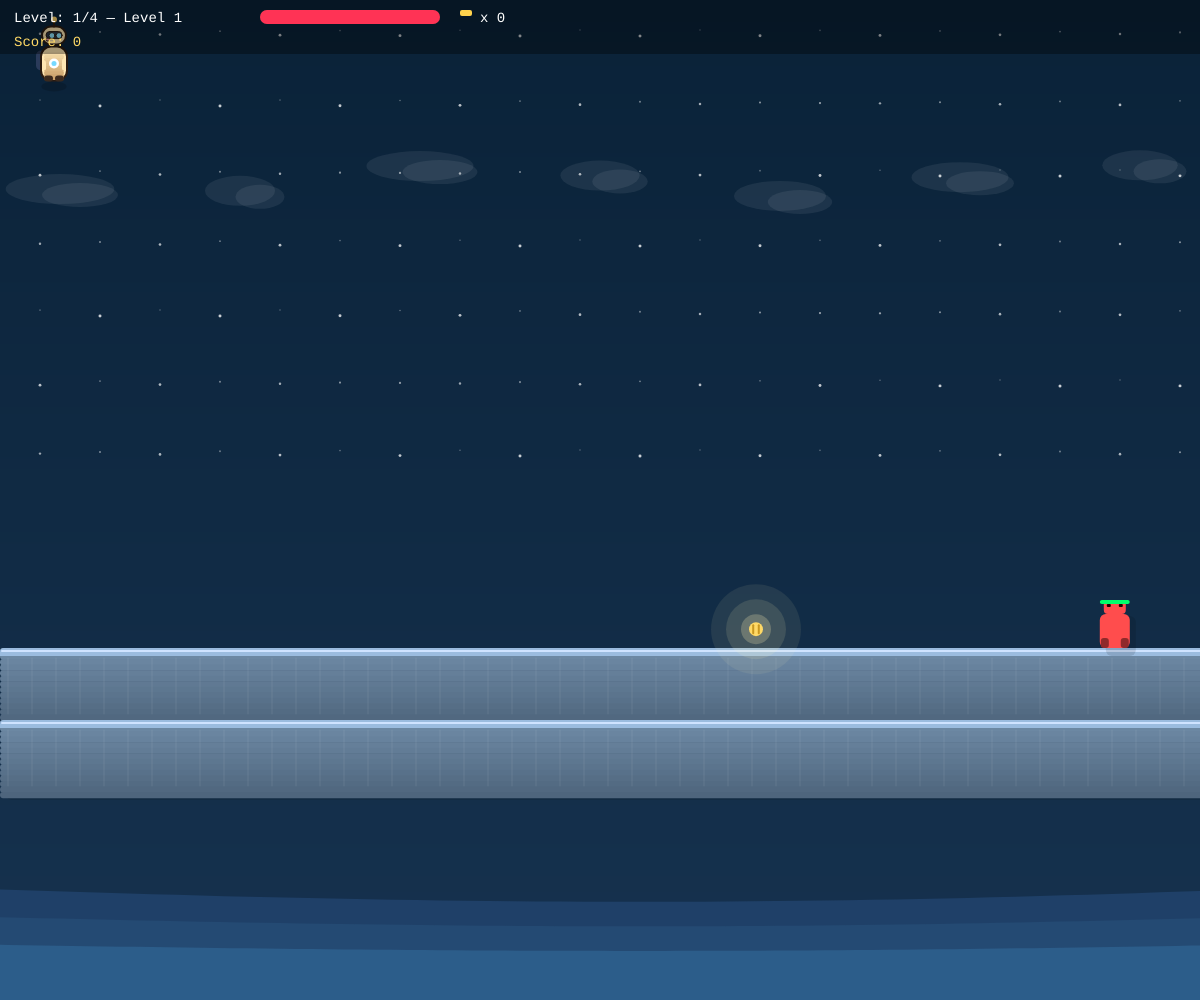
Frame 1 (no input)
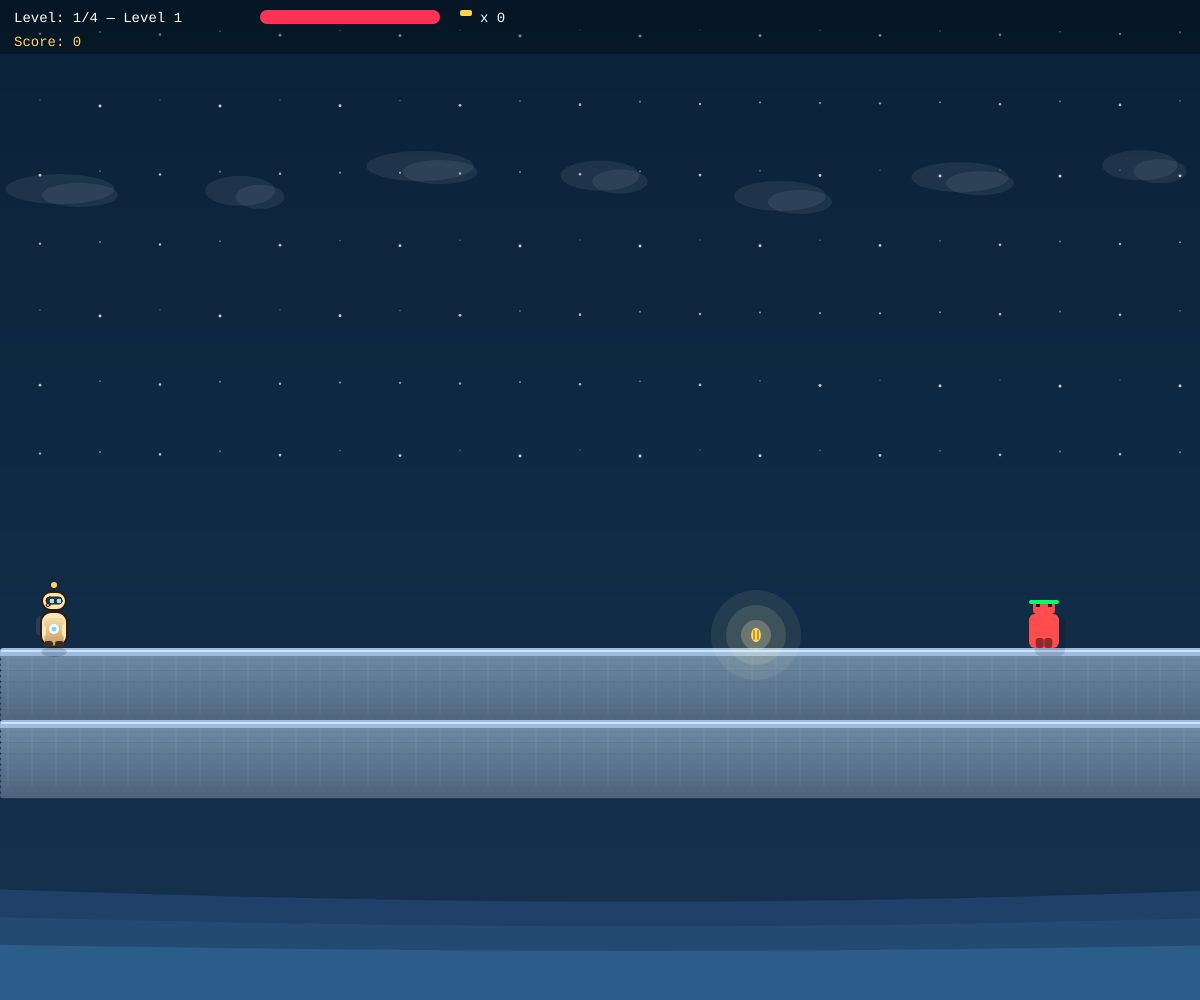
Frame 60 (no input)
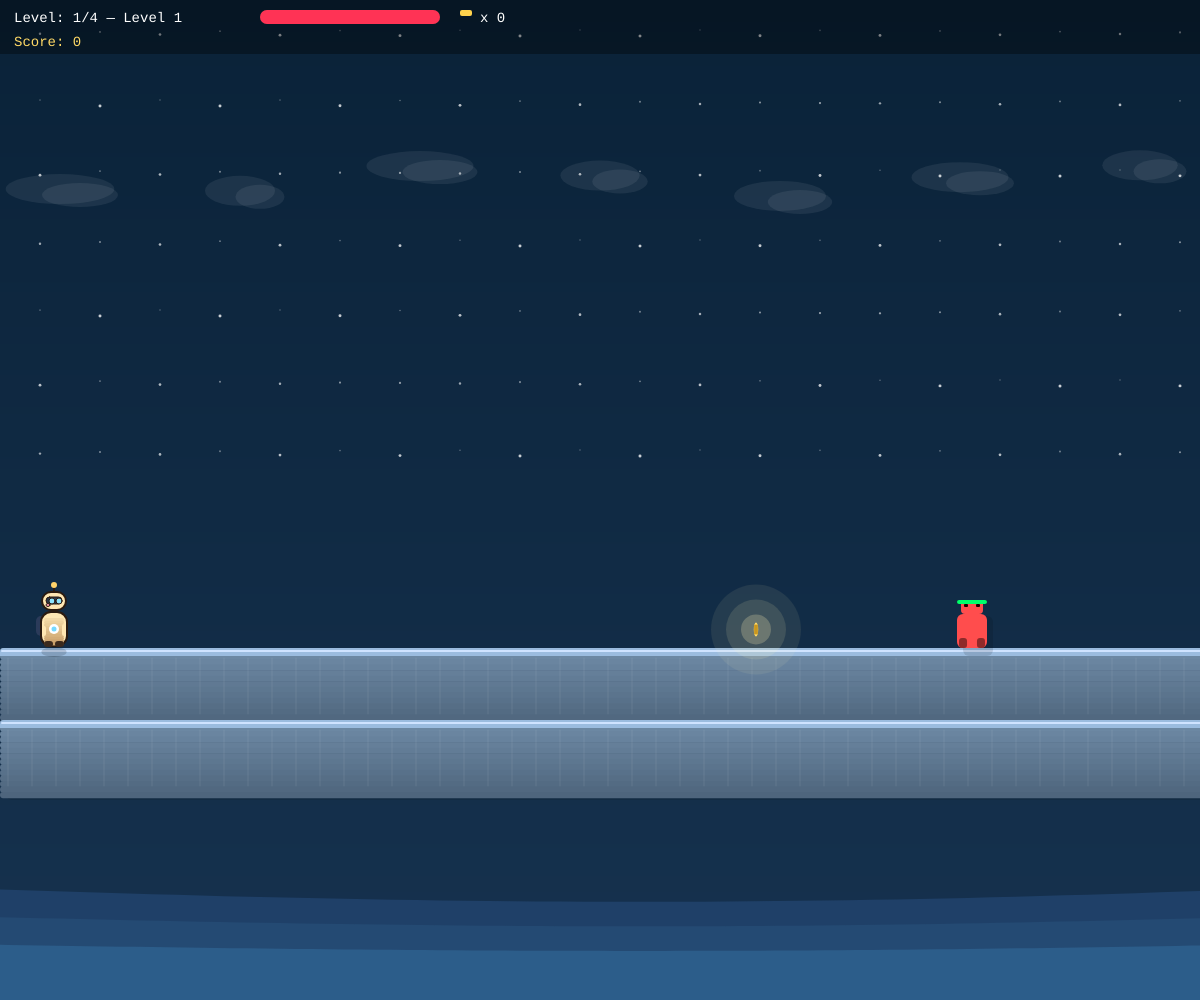
Frame 120 (the mouse pressed at the canvas centre since frame 60)

The p5.js sketch that drew these frames (run headless with seeded random() and noise() and a simulated clock; from frame 60 on, the mouse is pressed at the canvas centre):

// p5.js sketch
// ── sketch.js
/* ===========================================================
   GODS-LIKE PLATFORMER — ASCII LEVELS (Single File)
   - High-detail graphics drawn in code
   - Axis-based accurate collision
   - ASCII level authoring with auto-snapping for items/doors
   - Contact damage from enemies with i-frames
   - Fullscreen on mouse press + responsive resizing
   UK spelling in comments.
   =========================================================== */

/* =========================
   GLOBALS & CONFIG
   ========================= */
let TILE = 40;

// Start modest, then go fullscreen on first click
let CANVAS_W, CANVAS_H;

let WORLD = {
  gravity: 0.55,
  maxFallSpeed: 16,
  jumpStrength: 15,
  runAccel: 0.6,
  runDeccel: 0.75,
  runSpeed: 3.6,
  airControl: 0.5,
  frictionGround: 0.82,
  frictionAir: 0.98,
  coyoteFrames: 8,
  jumpBufferFrames: 8,
  cameraX: 0,
  cameraEase: 0.15,
  debug: false,

  // world state
  platforms: [],
  enemies: [],
  items: [],
  doors: [],
  tubes: [],
  bullets: [],
  enemyBullets: [],
  particles: [],

  player: null,
  currentLevel: 0,
  levelLength: 2000,
  score: 0,
  validationMessages: []
};

// Palette
const PAL = {
  sky1: '#0a2238',
  sky2: '#16324f',
  bgHill: '#1f4068',
  bgMid: '#244a73',
  bgNear: '#2c5d8a',

  platTop: '#9bbcdf',
  platSide: '#6f8ba6',
  platEdge: '#cfe3ff',

  playerMain: '#ffe7b3',
  playerShade: '#d9c08e',
  playerOutline: '#2b1b10',
  playerAccent: '#ffb84d',

  enemyRed: '#ff4d4d',
  enemyDark: '#8f2a2a',
  enemyGlow: '#ff8080',

  keyGold: '#ffd24d',
  keyGlow: '#fff0a6',
  healthGreen: '#6ee16e',
  coinGold: '#ffd966',
  coinEdge: '#c99720',
  coinGlow: '#fff2b5',
  powerBlue: '#61d7ff',
  powerPurple: '#b18bff',
  tubeGreen: '#3be37a',

  bullet: '#ffe55e',
  muzzle: '#fff7a8'
};

const EPS = 0.001;

/* =========================
   UTILS
   ========================= */
function clamp(v, a, b) { return Math.max(a, Math.min(b, v)); }
function aabbOverlap(a, b) {
  return !(a.x + a.w <= b.x || a.x >= b.x + b.w || a.y + a.h <= b.y || a.y >= b.y + b.h);
}
function finite(n) { return Number.isFinite(n); }
function guardEntity(e) {
  if (!e) return false;
  if (!finite(e.x) || !finite(e.y)) return false;
  if (e.y > 1e7 || e.y < -1e7 || e.x < -1e7 || e.x > 1e9) return false;
  return true;
}

/* =========================================================
   COLLISION: Robust axis-based resolution
   ========================================================= */
function moveAxisX(ent, dx, solids) {
  if (dx === 0) return;
  let move = dx;

  if (dx > 0) {
    for (let s of solids) {
      if (!((ent.y + ent.h > s.y) && (ent.y < s.y + s.h))) continue;
      if (ent.x + ent.w <= s.x) {
        if (ent.x + ent.w + dx > s.x) {
          const allowed = s.x - (ent.x + ent.w) - EPS;
          move = Math.min(move, allowed);
        }
      }
    }
  } else {
    for (let s of solids) {
      if (!((ent.y + ent.h > s.y) && (ent.y < s.y + s.h))) continue;
      if (ent.x >= s.x + s.w) {
        if (ent.x + dx < s.x + s.w) {
          const allowed = (s.x + s.w) - ent.x + EPS; // negative or ~0
          move = Math.max(move, allowed);
        }
      }
    }
  }

  ent.x += move;
  if (move !== dx) ent.vx = 0;
}

function moveAxisY(ent, dy, solids) {
  if (dy === 0) return { collidedDown: false };
  let move = dy;
  let collidedDown = false;

  if (dy > 0) {
    for (let s of solids) {
      if (!((ent.x + ent.w > s.x) && (ent.x < s.x + s.w))) continue;
      if (ent.y + ent.h <= s.y) {
        if (ent.y + ent.h + dy > s.y) {
          const allowed = s.y - (ent.y + ent.h) - EPS;
          if (allowed < move) {
            move = allowed;
            collidedDown = true;
          }
        }
      }
    }
  } else {
    for (let s of solids) {
      if (!((ent.x + ent.w > s.x) && (ent.x < s.x + s.w))) continue;
      if (ent.y >= s.y + s.h) {
        if (ent.y + dy < s.y + s.h) {
          const allowed = (s.y + s.h) - ent.y + EPS;
          move = Math.max(move, allowed);
        }
      }
    }
  }

  ent.y += move;
  if (move !== dy) ent.vy = 0;
  return { collidedDown };
}

function moveWithCollisions(ent, dx, dy, solids) {
  moveAxisX(ent, dx, solids);
  return moveAxisY(ent, dy, solids);
}

/* =========================
   RENDER HELPERS
   ========================= */
function drawShadow(x, y, w, h, alpha = 48, rx = 6) {
  noStroke();
  fill(0, 0, 0, alpha);
  rect(x + 6, y + 8, w, h, rx);
}
function drawVerticalGradient(x, y, w, h, cTop, cBottom, steps = 24, radius = 6) {
  noStroke();
  for (let i = 0; i < steps; i++) {
    const t = i / (steps - 1);
    fill(lerpColor(color(cTop), color(cBottom), t));
    let iy = y + t * h;
    rect(x, iy, w, h / steps + 1, radius);
  }
}
function drawOutlineRect(x, y, w, h, fillCol, strokeCol = '#000', weight = 2, r = 6) {
  stroke(strokeCol);
  strokeWeight(weight);
  fill(fillCol);
  rect(x, y, w, h, r);
  strokeWeight(1);
}
function drawGlow(x, y, r, col, alpha = 90) {
  noStroke();
  const c = color(col);
  for (let i = 3; i >= 1; i--) {
    const rr = r * i;
    c.setAlpha(alpha / (i * 1.5));
    fill(c);
    ellipse(x, y, rr, rr);
  }
}

function spawnPowerup(x, y) {
  const subtype = random() < 0.5 ? 'haste' : 'power';
  WORLD.items.push(new Item('power', x - 10, y - 10, subtype));
}

function spawnCoin(x, y) {
  WORLD.items.push(new Item('coin', x - 10, y - 10));
}

/* =========================
   BASE CLASSES
   ========================= */
class Entity {
  constructor(x, y, w, h) {
    this.x = x; this.y = y; this.w = w; this.h = h;
    this.vx = 0; this.vy = 0;
    this.remove = false;
  }
  get rect() { return { x: this.x, y: this.y, w: this.w, h: this.h }; }
  update() {}
  draw() {}
}

class Platform extends Entity {
  constructor(x, y, w, h) { super(x, y, w, h); }
  draw() {
    const topH = 8;
    drawShadow(this.x, this.y, this.w, this.h, 24, 6);
    drawVerticalGradient(this.x, this.y, this.w, this.h, PAL.platSide, '#4e657d', 14, 6);
    noStroke();
    fill(PAL.platTop);
    rect(this.x, this.y, this.w, topH, 6, 6, 0, 0);
    stroke(PAL.platEdge);
    strokeWeight(2);
    line(this.x + 2, this.y + 3, this.x + this.w - 2, this.y + 3);
    strokeWeight(1);
    stroke(255, 255, 255, 22);
    for (let i = 8; i < this.w; i += 24) line(this.x + i, this.y + 10, this.x + i, this.y + this.h - 6);
    noStroke();
  }
}

class Particle extends Entity {
  constructor(x, y, vx, vy, life, col, size = 4) {
    super(x, y, size, size);
    this.vx = vx; this.vy = vy;
    this.life = life; this.maxLife = life;
    this.col = col;
  }
  update() {
    this.x += this.vx;
    this.y += this.vy;
    this.vy += 0.15;
    this.life--;
    if (this.life <= 0) this.remove = true;
  }
  draw() {
    const t = this.life / this.maxLife;
    const c = color(this.col);
    c.setAlpha(40 + 140 * t);
    noStroke(); fill(c);
    ellipse(this.x, this.y, this.w * (0.8 + 0.4 * t), this.h * (0.8 + 0.4 * t));
  }
}

/* =========================
   ITEMS & DOORS
   ========================= */
class Item extends Entity {
  constructor(type, x, y, subtype = null) {
    super(x, y, 20, 20);
    this.type = type;
    this.subtype = subtype;
    this.phase = random(0, TWO_PI);
  }
  draw() {
    const bob = sin(frameCount * 0.06 + this.phase) * 3;
    const cx = this.x + this.w / 2, cy = this.y + this.h / 2 + bob;
    if (this.type === 'key') {
      drawGlow(cx, cy, 38, PAL.keyGlow, 110);
      stroke('#7a5600'); strokeWeight(3);
      fill(PAL.keyGold);
      rect(this.x + 6, this.y + 8 + bob, 8, 4, 2);
      ellipse(this.x + 14, this.y + 10 + bob, 10, 10);
      rect(this.x + 2, this.y + 9 + bob, 6, 2, 1);
      strokeWeight(1);
    } else if (this.type === 'health') {
      drawGlow(cx, cy, 32, PAL.healthGreen, 90);
      noStroke(); fill(PAL.healthGreen);
      rect(this.x + 4, this.y + 6 + bob, 12, 12, 4);
      fill('#fff'); rect(this.x + 9, this.y + 8 + bob, 2, 8, 1);
      rect(this.x + 6, this.y + 11 + bob, 8, 2, 1);
    } else if (this.type === 'coin') {
      const spin = abs(sin(frameCount * 0.2 + this.phase));
      const w = 14 * (0.25 + spin * 0.75);
      drawGlow(cx, cy, 30, PAL.coinGlow, 90);
      noStroke(); fill(PAL.coinGold);
      ellipse(cx, cy, w, 14);
      stroke(PAL.coinEdge); strokeWeight(2);
      line(cx - w * 0.2, cy - 4, cx - w * 0.2, cy + 4);
      line(cx + w * 0.2, cy - 4, cx + w * 0.2, cy + 4);
      strokeWeight(1);
    } else if (this.type === 'power') {
      const glow = this.subtype === 'haste' ? PAL.powerBlue : PAL.powerPurple;
      drawGlow(cx, cy, 36, glow, 110);
      noStroke(); fill(glow);
      rect(this.x + 4, this.y + 5 + bob, 12, 12, 4);
      fill('#0b2230');
      rect(this.x + 7, this.y + 7 + bob, 6, 8, 2);
      fill('#fff');
      if (this.subtype === 'haste') {
        triangle(this.x + 6, this.y + 9 + bob, this.x + 14, this.y + 11 + bob, this.x + 6, this.y + 13 + bob);
      } else {
        rect(this.x + 8, this.y + 8 + bob, 4, 8, 1);
        rect(this.x + 6, this.y + 10 + bob, 8, 4, 1);
      }
    }
  }
}

class Tube extends Entity {
  constructor(x, y, w, h, targetLevel, hidden = false) {
    super(x, y, w, h);
    this.targetLevel = targetLevel;
    this.hidden = hidden;
    this.phase = random(0, TWO_PI);
  }
  draw() {
    const p = WORLD.player;
    const show = !this.hidden || (p && dist(p.x, p.y, this.x, this.y) < 140);
    if (!show) return;

    const glow = sin(frameCount * 0.06 + this.phase) * 0.5 + 0.5;
    const topCol = lerpColor(color('#1a7d44'), color(PAL.tubeGreen), glow);
    drawShadow(this.x, this.y, this.w, this.h, 26, 6);
    drawVerticalGradient(this.x, this.y, this.w, this.h, topCol, '#0f3a21', 14, 6);
    noStroke(); fill('#0c2918');
    rect(this.x + 4, this.y + 8, this.w - 8, this.h - 12, 6);
    fill('#b8ffd6');
    ellipse(this.x + this.w / 2, this.y + 12, this.w - 10, 10);
  }
}

class Door extends Entity {
  constructor(x, y, w, h, needsKey = true) {
    super(x, y, w, h);
    this.needsKey = needsKey;
    this.phase = random(0, TWO_PI);
  }
  draw() {
    drawShadow(this.x, this.y, this.w, this.h, 30, 6);
    drawVerticalGradient(this.x, this.y, this.w, this.h, '#6b7c8a', '#2b3b49', 16, 6);
    stroke('#b9c7d6'); strokeWeight(2);
    noFill(); rect(this.x + 3, this.y + 3, this.w - 6, this.h - 6, 4);
    strokeWeight(1);
    let t = (sin(frameCount * 0.05 + this.phase) * 0.5 + 0.5);
    let lamp = lerpColor(color('#55707f'), color('#8af5ff'), t);
    if (this.needsKey === false) lamp = color('#8aff9c');
    noStroke(); fill(lamp); ellipse(this.x + this.w / 2, this.y + 10, 8, 8);

    if (this.needsKey) {
      // lock icon
      stroke('#f5d46b'); strokeWeight(2);
      noFill();
      arc(this.x + this.w / 2, this.y + this.h / 2 - 2, 10, 10, PI, TWO_PI);
      noStroke(); fill('#f5d46b');
      rect(this.x + this.w / 2 - 6, this.y + this.h / 2 - 2, 12, 10, 3);
      fill('#694a00');
      rect(this.x + this.w / 2 - 1, this.y + this.h / 2 + 2, 2, 5, 1);
    }
  }
}

/* =========================
   BULLETS
   ========================= */
class Bullet extends Entity {
  constructor(x, y, dir, speed = 9, damage = 20) {
    super(x, y, 12, 4);
    this.vx = speed * dir; this.vy = 0;
    this.lifetime = 120;
    this.damage = damage;
  }
  update() {
    this.x += this.vx; this.y += this.vy;
    for (let s of WORLD.platforms) {
      if (aabbOverlap(this.rect, s)) {
        this.remove = true;
        for (let i = 0; i < 6; i++) WORLD.particles.push(new Particle(this.x, this.y, random(-1, 1), random(-1, -2), 16, PAL.bullet, 3));
        break;
      }
    }
    this.lifetime--; if (this.lifetime <= 0) this.remove = true;
    if (this.x < WORLD.cameraX - 80 || this.x > WORLD.cameraX + width + 80) this.remove = true;
  }
  draw() { noStroke(); fill(PAL.bullet); rect(this.x, this.y, this.w, this.h, 2); }
}
class EnemyBullet extends Bullet {
  constructor(x, y, dir, speed = 6) { super(x, y, dir, speed); }
  draw() { noStroke(); fill(PAL.enemyGlow); rect(this.x, this.y, this.w, this.h, 2); }
}

/* =========================
   ENEMIES
   ========================= */
class Enemy extends Entity {
  constructor(x, y, w, h, hp = 40, type = 'enemy') { super(x, y, w, h); this.hp = hp; this.facing = 1; this.hitFlash = 0; this.type = type; this.powerDropChance = 0; }
  takeHit(dmg = 20) {
    this.hp -= dmg; this.hitFlash = 8;
    for (let i = 0; i < 6; i++) WORLD.particles.push(new Particle(this.x + this.w / 2, this.y + this.h / 2, random(-1, 1), random(-2, -0.5), 14, PAL.enemyGlow, 3));
    if (this.hp <= 0) {
      if (this.powerDropChance > 0 && random() < this.powerDropChance) {
        spawnPowerup(this.x + this.w / 2, this.y + this.h / 2);
      }
      this.remove = true;
    }
  }
  drawHealth() {
    let t = clamp(this.hp / 40, 0, 1);
    noStroke(); fill('#00000088'); rect(this.x, this.y - 8, this.w, 4, 2);
    fill('#00ff6a'); rect(this.x, this.y - 8, this.w * t, 4, 2);
  }
  enemyShadeFill() { return this.hitFlash > 0 ? '#ffffff' : PAL.enemyRed; }
}

class Walker extends Enemy {
  constructor(x, y) { super(x, y, 30, 40, 40, 'walker'); this.speed = 1.2; this.legPhase = random(0, TWO_PI); }
  update() {
    const p = WORLD.player; this.facing = (p.x > this.x) ? 1 : -1;
    let aheadX = this.x + (this.facing > 0 ? this.w + 2 : -2);
    let footRect = { x: aheadX, y: this.y + this.h + 1, w: 2, h: 2 };
    let onSomething = false;
    for (let s of WORLD.platforms) { if (aabbOverlap(footRect, s)) { onSomething = true; break; } }
    if (!onSomething) this.facing *= -1;

    this.vx = this.speed * this.facing;
    moveWithCollisions(this, this.vx, 0, WORLD.platforms);
    this.vy = clamp(this.vy + WORLD.gravity * 0.9, -999, WORLD.maxFallSpeed);
    const col = moveWithCollisions(this, 0, this.vy, WORLD.platforms);
    if (col.collidedDown) this.vy = 0;
    this.x = clamp(this.x, 0, WORLD.levelLength - this.w);

    this.legPhase += 0.15;
    if (this.hitFlash > 0) this.hitFlash--;
  }
  draw() {
    drawShadow(this.x, this.y, this.w, this.h, 30, 6);
    noStroke(); fill(this.enemyShadeFill()); rect(this.x, this.y + 6, this.w, this.h - 6, 6);
    rect(this.x + 4, this.y - 8, this.w - 8, 14, 4);
    fill('#1a0000'); rect(this.x + 7, this.y - 4, 4, 3, 1); rect(this.x + this.w - 11, this.y - 4, 4, 3, 1);
    const k = sin(this.legPhase) * 3; fill(PAL.enemyDark);
    rect(this.x + 4 + k, this.y + this.h - 10, 8, 10, 3);
    rect(this.x + this.w - 12 - k, this.y + this.h - 10, 8, 10, 3);
    this.drawHealth();
  }
}

class Turret extends Enemy {
  constructor(x, y) { super(x, y, 32, 32, 50, 'turret'); this.cooldown = 60 + floor(random(0, 30)); this.blinkPhase = random(0, TWO_PI); this.powerDropChance = 0.45; }
  update() {
    const p = WORLD.player; this.facing = (p.x > this.x) ? 1 : -1;
    if (this.cooldown-- <= 0) {
      let dir = this.facing;
      WORLD.enemyBullets.push(new EnemyBullet(this.x + (dir > 0 ? this.w : 0), this.y + this.h / 2, dir, 6));
      this.cooldown = 80 + floor(random(0, 60));
    }
    if (this.hitFlash > 0) this.hitFlash--;
    this.x = clamp(this.x, 0, WORLD.levelLength - this.w);
  }
  draw() {
    drawShadow(this.x, this.y, this.w, this.h, 30, 6);
    drawVerticalGradient(this.x, this.y, this.w, this.h, '#6b7c8a', '#2b3b49', 16, 6);
    let bx = this.x + (this.facing > 0 ? this.w - 6 : -6);
    noStroke(); fill('#b9c7d6'); rect(bx, this.y + 10, 6, 8, 2);
    let t = (sin(frameCount * 0.2 + this.blinkPhase) * 0.5 + 0.5);
    fill(lerpColor(color('#444'), color(this.enemyShadeFill()), t)); ellipse(this.x + this.w / 2, this.y + 8, 6, 6);
    this.drawHealth();
  }
}

class Flyer extends Enemy {
  constructor(x, y) { super(x, y, 28, 24, 30, 'flyer'); this.speed = 1.8; this.wing = random(0, TWO_PI); this.powerDropChance = 0.35; }
  update() {
    const p = WORLD.player; const dx = p.x - this.x; const dy = p.y - this.y;
    const dist = max(1, sqrt(dx * dx + dy * dy));
    this.vx = (dx / dist) * this.speed; this.vy = (dy / dist) * this.speed * 0.8;
    this.x += this.vx; this.y += this.vy; this.wing += 0.35; if (this.hitFlash > 0) this.hitFlash--;
    this.x = clamp(this.x, 0, WORLD.levelLength - this.w);
  }
  draw() {
    drawShadow(this.x, this.y, this.w, this.h, 22, 4);
    noStroke(); fill(this.enemyShadeFill()); rect(this.x, this.y + 6, this.w, this.h - 6, 6);
    const flap = 6 + sin(this.wing) * 4; fill(PAL.enemyDark);
    ellipse(this.x + 6, this.y + 8, 14, flap); ellipse(this.x + this.w - 6, this.y + 8, 14, flap);
    fill('#1a0000'); rect(this.x + this.w / 2 - 2, this.y + 3, 4, 3, 1);
    this.drawHealth();
  }
}

/* =========================
   PLAYER
   ========================= */
class Player extends Entity {
  constructor(x, y) {
    super(x, y, 28, 42);
    this.facing = 1; this.onGround = false;
    this.coyote = 0; this.jumpBuffer = 0;
    this.health = 100; this.keys = 0;
    this.runAnim = 0; this.shootFlash = 0;
    this.iFrames = 0;           // NEW: invulnerability frames after contact damage
    this.contactTick = 0;       // for periodic damage if staying in contact
    this.powerup = null;
    this.powerupTimer = 0;
  }
  inputAndPhysics() {
    let target = 0;
    if (keyIsDown(LEFT_ARROW)) target -= 1;
    if (keyIsDown(RIGHT_ARROW)) target += 1;
    if (target !== 0) this.facing = target;

    const speedBoost = this.powerup === 'haste' ? 1.35 : 1;
    const runSpeed = WORLD.runSpeed * speedBoost;
    const runAccel = WORLD.runAccel * speedBoost;
    const jumpStrength = WORLD.jumpStrength * (this.powerup === 'haste' ? 1.12 : 1);

    const accel = this.onGround ? runAccel : runAccel * WORLD.airControl;
    if (target !== 0) this.vx = clamp(this.vx + target * accel, -runSpeed, runSpeed);
    else { this.vx *= this.onGround ? WORLD.frictionGround : WORLD.frictionAir; if (abs(this.vx) < 0.05) this.vx = 0; }

    this.vy = clamp(this.vy + WORLD.gravity, -999, WORLD.maxFallSpeed);

    if (this.jumpBuffer > 0) this.jumpBuffer--;
    if (this.coyote > 0) this.coyote--;
    if (this.jumpBuffer > 0 && (this.onGround || this.coyote > 0)) {
      this.vy = -jumpStrength; this.onGround = false; this.coyote = 0; this.jumpBuffer = 0;
      for (let i = 0; i < 8; i++) WORLD.particles.push(new Particle(this.x + this.w / 2, this.y + this.h, random(-1.2, 1.2), random(-2.5, -1.0), 14, '#ffffff', 3));
    }

    moveWithCollisions(this, this.vx, 0, WORLD.platforms);
    const col = moveWithCollisions(this, 0, this.vy, WORLD.platforms);
    const wasGround = this.onGround; this.onGround = col.collidedDown;
    if (this.onGround) {
      this.coyote = WORLD.coyoteFrames;
      if (abs(this.vx) > 0.2 && frameCount % 8 === 0) WORLD.particles.push(new Particle(this.x + (this.facing > 0 ? this.w - 2 : 2), this.y + this.h - 2, random(-0.3, 0.3), random(-0.7, -0.2), 10, '#cfd6df', 2));
    }
    if (abs(this.vx) > 0.1 && this.onGround) this.runAnim += 0.3; else this.runAnim *= 0.9;
    if (this.shootFlash > 0) this.shootFlash--;
    if (this.iFrames > 0) this.iFrames--;
    if (this.contactTick > 0) this.contactTick--;

    this.x = clamp(this.x, 0, WORLD.levelLength - this.w);
  }
  shoot() {
    const bx = this.facing > 0 ? this.x + this.w + 2 : this.x - 10;
    const by = this.y + 16; const dir = this.facing > 0 ? 1 : -1;
    const dmg = this.powerup === 'power' ? 30 : 20;
    WORLD.bullets.push(new Bullet(bx, by, dir, 9, dmg));
    for (let i = 0; i < 6; i++) WORLD.particles.push(new Particle(bx, by, dir * random(1, 2), random(-1, 1), 10, PAL.muzzle, 3));
    this.shootFlash = 4;
  }
  damage(d = 8, giveIFrames = 30) {
    if (this.iFrames > 0) return;
    this.health -= d;
    this.iFrames = giveIFrames;  // short invulnerability so contact doesn’t melt hp
    if (this.health <= 0) loadLevel(WORLD.currentLevel, true);
  }
  update() {
    if (this.powerupTimer > 0) {
      this.powerupTimer--;
      if (this.powerupTimer === 0) this.powerup = null;
    }

    this.inputAndPhysics();

    if (this.y > height + 40) {
      loadLevel(WORLD.currentLevel, true);
      return;
    }

    // Bullets → enemies
    for (let b of WORLD.bullets) for (let e of WORLD.enemies) if (!e.remove && aabbOverlap(b.rect, e)) { e.takeHit(b.damage || 20); b.remove = true; }

    // Enemy bullets → player
    for (let eb of WORLD.enemyBullets) if (aabbOverlap(eb.rect, this)) { eb.remove = true; this.damage(12); }

    // NEW: Contact damage from enemies
    let touching = false;
    for (let e of WORLD.enemies) {
      if (!e.remove && aabbOverlap(e, this)) { touching = true; break; }
    }
    if (touching) {
      // Tick damage every few frames while overlapping, with i-frames gating
      if (this.iFrames === 0) {
        this.damage(10, 45);          // 10 damage, ~0.75s i-frames at 60fps
      }
      this.contactTick = 10;          // refresh minor cooldown indicator (optional use)
    }

    // Items
    for (let it of WORLD.items) if (!it.remove && aabbOverlap(it, this)) {
      switch (it.type) {
        case 'key':
          this.keys++;
          break;
        case 'health':
          this.health = Math.min(100, this.health + 35);
          break;
        case 'power':
          this.powerup = it.subtype; this.powerupTimer = 600;
          break;
        case 'coin':
          WORLD.score += 1;
          break;
      }
      it.remove = true;
    }

    // Doors
    for (let d of WORLD.doors) if (aabbOverlap(d, this)) { if (!d.needsKey || this.keys > 0) { if (d.needsKey) this.keys--; nextLevel(); break; } }

    // Tubes (touch to enter)
    for (let t of WORLD.tubes) {
      if (aabbOverlap(t, this)) {
        WORLD.currentLevel = t.targetLevel;
        loadLevel(t.targetLevel);
        break;
      }
    }
  }
  draw() {
    // Shadow
    noStroke(); fill(0, 0, 0, 40); ellipse(this.x + this.w / 2, this.y + this.h + 4, this.w * 0.9, 10);

    // Flash when invulnerable
    const flash = (this.iFrames > 0 && (frameCount % 6 < 3));
    const mainFill = flash ? '#fefefe' : (this.shootFlash > 0 ? '#fff6d3' : PAL.playerMain);

    // Cute robot body
    const sway = sin(this.runAnim) * 3;
    noStroke();
    fill(this.powerup === 'power' ? '#7d4cff' : '#2b3b5a');
    rect(this.x + (this.facing > 0 ? -4 : this.w - 6), this.y + 10, 10, 20 + sway, 6);

    // Torso (rounded)
    drawOutlineRect(this.x + 1, this.y + 6, this.w - 2, this.h - 8, mainFill, PAL.playerOutline, 2, 10);
    drawVerticalGradient(this.x + 4, this.y + 12, this.w - 8, this.h - 18, '#f3d9a6', '#caa16b', 10, 6);
    fill('#ffffff');
    ellipse(this.x + this.w / 2, this.y + this.h / 2 + 2, 10, 10);
    fill('#76d9ff');
    ellipse(this.x + this.w / 2, this.y + this.h / 2 + 2, 5, 5);

    // Head (big, cute)
    drawOutlineRect(this.x + 2, this.y - 14, this.w - 4, 18, mainFill, PAL.playerOutline, 2, 9);
    fill('#2a374a'); rect(this.x + 6, this.y - 9, this.w - 12, 7, 4);
    fill('#8fe6ff');
    ellipse(this.x + (this.facing > 0 ? this.w - 9 : 9), this.y - 5, 6, 6);
    ellipse(this.x + (this.facing > 0 ? this.w - 16 : 16), this.y - 5, 6, 6);
    fill('#ff9fb3');
    ellipse(this.x + (this.facing > 0 ? 8 : this.w - 8), this.y - 1, 4, 3);

    // Antenna
    stroke(PAL.playerOutline); strokeWeight(2);
    line(this.x + this.w / 2, this.y - 14, this.x + this.w / 2, this.y - 20);
    noStroke(); fill('#ffd36b');
    ellipse(this.x + this.w / 2, this.y - 21, 6, 6);

    // Arms
    noStroke(); fill(mainFill);
    rect(this.x + (this.facing > 0 ? this.w - 6 : 2), this.y + 18 + sway, 4, 12, 3);
    rect(this.x + (this.facing > 0 ? 2 : this.w - 6), this.y + 20 - sway * 0.5, 4, 10, 3);

    // Boots
    fill('#3b2a1e');
    rect(this.x + 4, this.y + this.h - 7, 9, 6, 3);
    rect(this.x + this.w - 13, this.y + this.h - 7, 9, 6, 3);

    if (this.shootFlash > 0) {
      const fx = this.facing > 0 ? this.x + this.w + 2 : this.x - 6;
      const fy = this.y + 16;
      drawGlow(fx, fy, 22, PAL.muzzle, 120);
    }

    if (this.powerup === 'haste') {
      drawGlow(this.x + this.w / 2, this.y + this.h / 2, 36, PAL.powerBlue, 70);
    }

    // Key icon
    if (this.keys > 0) {
      fill(PAL.keyGold); rect(this.x + this.w + 6, this.y - 16, 10, 6, 2);
      noStroke(); fill(PAL.keyGold); ellipse(this.x + this.w + 15, this.y - 13, 8, 8);
    }
  }
}

/* =========================
   ASCII LEVELS
   =========================
   Symbols:
   # = solid block (merged into platforms)
   . = empty
   P = player start
   K = key
   H = health
  C = coin
   W = walker
   T = turret
   F = flyer
   D = door (locked)
   U = hidden tube (requires tubeTargets mapping)
   V = visible tube (requires tubeTargets mapping)
*/
const LEVELS_ASCII = [
  {
    name: 'Level 1',
    tubeTargets: { U: 2 },
    grid: [
      "...............................................................................................................",
      "...............................................................................................................",
      "..............................................F.....................................................C.........",
      "...............................................................................................................",
      "........................................C.....######...................C......................................",
      "........................F............######.....................C...#####......................................",
      ".............................######..........................#####.............................................",
      "......................#####............................####...................................................",
      ".....K....C....W.........................C..W............W............................U.......................",
      "###########################U.............#############.............###############.......D......................",
      "###########################C.............#############.....................###############....................."
    ]
  },
  {
    name: 'Level 2',
    tubeTargets: { U: 3 },
    grid: [
      "...............................................................................................................",
      ".............................................................................................F...............C",
      "..............................................######..........................................................",
      "..................................######.............................................#####...................",
      "..............######...........................................######.........................................",
      ".....W.........................................................................T......................U.......",
      "##############...................############...........................############.........................",
      "###############.................##############.........................#############.........................",
      "...........K................H....................P.........................................................D",
      "##############################################################################################################",
      "##############################################################################################################"
    ]
  },
  {
    name: 'Secret 1',
    secret: true,
    tubeTargets: { V: 0 },
    grid: [
      "....................................................................................",
      "...............F.....................................................F.............",
      "..............................................................................C.....",
      ".................######..................######....................................",
      "....W..............................................................W..............",
      "#########################...........#############..................############....",
      "#########################...##..##..#############..##...##..##V..##############...."
    ]
  },
  {
    name: 'Secret 2',
    secret: true,
    tubeTargets: { V: 1 },
    grid: [
      "............................................................................................",
      "........F..............................................F............................C......",
      ".............................######............................######.......................",
      "............W..........................................................T...................",
      "#######################.................###############................###################..",
      "#######################.................###############............V...###################.."
    ]
  }
];

/* =========================
   ASCII → WORLD PARSER
   ========================= */
function parseASCIILevel(asciiLevel) {
  const rows = asciiLevel.grid.length;
  const cols = asciiLevel.grid.reduce((m, r) => Math.max(m, r.length), 0);

  const solids = [];
  const items = [];
  const enemies = [];
  const doors = [];
  const tubes = [];
  let playerStart = { x: 40, y: 40 };
  const tubeTargets = asciiLevel.tubeTargets || {};

  const itemSymbols = {
    K: 'key',
    H: 'health',
    C: 'coin'
  };

  const enemySymbols = {
    W: { type: 'walker', dx: -15, dy: -40 },
    T: { type: 'turret', dx: -16, dy: -32 },
    F: { type: 'flyer',  dx: -14, dy: -12, fly: true }
  };

  // 1) Merge horizontal runs of '#'
  for (let r = 0; r < rows; r++) {
    let c = 0;
    while (c < cols) {
      const ch = asciiLevel.grid[r][c] || '.';
      if (ch === '#') {
        let c2 = c;
        while (c2 < cols && (asciiLevel.grid[r][c2] || '.') === '#') c2++;
        const x = c * TILE, y = r * TILE;
        const w = (c2 - c) * TILE, h = TILE;
        solids.push({ x, y, w, h });
        c = c2;
      } else {
        c++;
      }
    }
  }

  // 2) Place entities/items by symbols; drop them to the top of the nearest platform under them
  function dropToTop(x, y, w = TILE, h = TILE) {
    let candidate = null;
    for (let s of solids) {
      if (x >= s.x - w * 0.25 && x <= s.x + s.w + w * 0.25) {
        if (s.y >= y && (!candidate || s.y < candidate.y)) candidate = s;
      }
    }
    return candidate ? (candidate.y) : (rows * TILE);
  }

  for (let r = 0; r < rows; r++) {
    for (let c = 0; c < cols; c++) {
      const ch = asciiLevel.grid[r][c] || '.';
      const cx = c * TILE + TILE / 2;
      const yTop = r * TILE;

      if (ch === 'P') {
        const top = dropToTop(cx, yTop);
        playerStart = { x: cx - 14, y: top - 42 };
      } else if (itemSymbols[ch]) {
        const top = dropToTop(cx, yTop);
        items.push({ type: itemSymbols[ch], x: cx - 10, y: top - 26 });
      } else if (ch === 'D') {
        const top = dropToTop(cx, yTop);
        doors.push({ x: cx - 20, y: top - 40, w: 40, h: 40, needsKey: true });
      } else if (ch === 'U' || ch === 'V') {
        const top = dropToTop(cx, yTop);
        const target = tubeTargets[ch];
        if (Number.isFinite(target)) tubes.push({ x: cx - 20, y: top - 40, w: 40, h: 40, target, hidden: ch === 'U' });
      } else if (enemySymbols[ch]) {
        const cfg = enemySymbols[ch];
        const top = dropToTop(cx, yTop);
        const y = cfg.fly ? (yTop + TILE / 2 + cfg.dy) : (top + cfg.dy);
        const x = cx + cfg.dx;
        enemies.push({ type: cfg.type, x, y });
      }
    }
  }

  return {
    platforms: solids,
    items, enemies, doors, tubes, playerStart,
    length: cols * TILE
  };
}

/* =========================
   VALIDATION (snap + reach warn)
   ========================= */
function validateAndCorrectLevel(L) {
  WORLD.validationMessages = [];

  // Snap items to platform tops again (belt and braces)
  function snapItem(it) {
    let base = null;
    for (let s of L.platforms) {
      if (it.x + it.w / 2 >= s.x && it.x + it.w / 2 <= s.x + s.w) {
        if (!base || s.y < base.y) base = s;
      }
    }
    if (base) it.y = base.y - it.h - 6;
  }
  for (let it of L.items) snapItem(it);

  // Snap doors
  for (let d of L.doors) {
    let base = null;
    for (let s of L.platforms) {
      if (d.x + d.w / 2 >= s.x && d.x + d.w / 2 <= s.x + s.w) {
        if (!base || s.y < base.y) base = s;
      }
    }
    if (base) d.y = base.y - d.h;
  }

  // Simple reachability heuristic
  const gVal = WORLD.gravity;
  const v0 = WORLD.jumpStrength;
  const run = WORLD.runSpeed;
  const T = (2 * v0) / gVal;
  const R = run * T;
  const H = (v0 * v0) / (2 * gVal) + 6;

  // find start platform index
  let startIdx = 0;
  for (let i = 0; i < L.platforms.length; i++) {
    const p = L.platforms[i];
    if (L.playerStart.x >= p.x - 10 && L.playerStart.x <= p.x + p.w + 10 &&
        L.playerStart.y <= p.y && L.playerStart.y >= p.y - 100) { startIdx = i; break; }
  }

  const nodes = L.platforms.map((p, idx) => ({ idx, p }));
  const graph = new Map();
  for (let a of nodes) {
    graph.set(a.idx, []);
    for (let b of nodes) {
      if (a.idx === b.idx) continue;
      const dx = (b.p.x + b.p.w / 2) - (a.p.x + a.p.w / 2);
      const dy = b.p.y - a.p.y;
      if (abs(dx) <= R + 40 && dy <= H + 10) graph.get(a.idx).push(b.idx);
    }
  }

  function reachableX(targetX) {
    const visited = new Set([startIdx]);
    const q = [startIdx];
    while (q.length) {
      const i = q.shift();
      const p = L.platforms[i];
      if (targetX >= p.x && targetX <= p.x + p.w) return true;
      for (let n of graph.get(i)) if (!visited.has(n)) { visited.add(n); q.push(n); }
    }
    return false;
  }

  for (let it of L.items) {
    if (it.type !== 'key') continue;
    const cx = it.x + it.w / 2;
    if (!reachableX(cx)) {
      WORLD.validationMessages.push(`Key at x=${round(cx)} looked unreachable; snapped nearer start`);
      const sp = L.platforms[startIdx];
      it.x = sp.x + sp.w / 2 - it.w / 2;
      it.y = sp.y - it.h - 6;
    }
  }

  if (WORLD.validationMessages.length) console.warn('[Level Validation]', WORLD.validationMessages);
}

/* =========================
   LEVEL LOADING
   ========================= */
function computeTileForLevel(level) {
  const rows = level.grid.length || 1;
  const ideal = Math.floor(windowHeight / rows);
  return clamp(ideal, 24, 72);
}

function loadLevel(index, respawn = false) {
  WORLD.platforms = []; WORLD.enemies = []; WORLD.items = [];
  WORLD.doors = []; WORLD.tubes = []; WORLD.bullets = []; WORLD.enemyBullets = [];
  WORLD.particles = []; WORLD.validationMessages = [];

  TILE = computeTileForLevel(LEVELS_ASCII[index]);

  const parsed = parseASCIILevel(LEVELS_ASCII[index]);
  const L = {
    platforms: parsed.platforms.map(p => ({...p})),
    enemies: parsed.enemies.map(e => ({...e})),
    items: parsed.items.map(i => ({...i, w: 20, h: 20})),
    doors: parsed.doors.map(d => ({...d})),
    tubes: parsed.tubes.map(t => ({...t})),
    playerStart: {...parsed.playerStart},
    length: parsed.length
  };

  validateAndCorrectLevel(L);

  WORLD.levelLength = L.length;
  for (let p of L.platforms) WORLD.platforms.push(new Platform(p.x, p.y, p.w, p.h));
  for (let e of L.enemies) {
    const ctor = e.type === 'walker' ? Walker : (e.type === 'turret' ? Turret : Flyer);
    WORLD.enemies.push(new ctor(e.x, e.y));
  }
  for (let it of L.items) WORLD.items.push(new Item(it.type, it.x, it.y, it.subtype));
  for (let d of L.doors) WORLD.doors.push(new Door(d.x, d.y, d.w, d.h, d.needsKey));
  for (let t of L.tubes) WORLD.tubes.push(new Tube(t.x, t.y, t.w, t.h, t.target, t.hidden));

  WORLD.player = new Player(L.playerStart.x, L.playerStart.y);

  WORLD.cameraX = clamp(WORLD.player.x - width / 2, 0, Math.max(0, WORLD.levelLength - width));
}

/* =========================
   CAMERA & BACKGROUND
   ========================= */
function drawParallax() {
  noStroke();
  for (let i = 0; i < height; i++) {
    const t = i / height;
    fill(lerpColor(color(PAL.sky1), color(PAL.sky2), t));
    rect(0, i, width, 1);
  }

  // Stars (far layer)
  const starOff = -WORLD.cameraX * 0.05;
  for (let x = -200; x <= width + 200; x += 60) {
    for (let y = 30; y <= height * 0.45; y += 70) {
      const n = sin((x + starOff) * 0.05 + y * 0.03) * 0.5 + 0.5;
      const tw = 1.5 + n * 1.5;
      fill(255, 255, 255, 80 + n * 120);
      ellipse(x + starOff % 60, y + n * 6, tw, tw);
    }
  }

  // Clouds (mid-far layer)
  const cloudOff = -WORLD.cameraX * 0.12;
  for (let x = -300; x <= width + 300; x += 180) {
    const y = height * 0.18 + sin((x + cloudOff) * 0.01) * 16;
    const w = 90 + sin((x + cloudOff) * 0.02) * 20;
    fill(255, 255, 255, 18);
    ellipse(x + cloudOff % 180, y, w, 30);
    ellipse(x + 20 + cloudOff % 180, y + 6, w * 0.7, 24);
  }

  function layer(col, speed, yBase, waveAmp, step) {
    fill(col); noStroke();
    beginShape();
    const off = -WORLD.cameraX * speed;
    vertex(-1000, height);
    for (let x = -1000; x <= width + 1000; x += step) {
      const y = yBase + sin((x + off) * 0.002) * waveAmp + cos((x + off) * 0.0013) * (waveAmp * 0.6);
      vertex(x, y);
    }
    vertex(width + 1000, height);
    endShape(CLOSE);
  }
  layer(PAL.bgHill, 0.2, height - 120, 16, 24);
  layer(PAL.bgMid,  0.35, height - 90,  12, 20);
  layer(PAL.bgNear, 0.55, height - 60,   8, 16);
}

/* =========================
   GAME LOOP
   ========================= */
function setup() {
  // Start with a reasonable size; we’ll go fullscreen on first click
  CANVAS_W = windowWidth;
  CANVAS_H = windowHeight;
  createCanvas(CANVAS_W, CANVAS_H);
  textFont('monospace');
  loadLevel(WORLD.currentLevel);
}

function draw() {
  background(0);
  drawParallax();

  const targetCam = clamp(WORLD.player.x - width / 2, 0, Math.max(0, WORLD.levelLength - width));
  WORLD.cameraX += (targetCam - WORLD.cameraX) * WORLD.cameraEase;

  push();
  translate(-WORLD.cameraX, 0);

  for (let p of WORLD.platforms) p.draw();
  for (let it of WORLD.items) if (!it.remove) it.draw();
  for (let d of WORLD.doors) d.draw();
  for (let t of WORLD.tubes) t.draw();

  WORLD.player.update();
  WORLD.player.draw();

  for (let e of WORLD.enemies) { if (!e.remove) { e.update(); e.draw(); } }

  for (let b of WORLD.bullets) b.update();
  for (let b of WORLD.enemyBullets) b.update();
  for (let p of WORLD.particles) p.update();

  for (let b of WORLD.bullets) b.draw();
  for (let b of WORLD.enemyBullets) b.draw();
  for (let p of WORLD.particles) p.draw();

  // Guard world state to avoid NaN → rect() errors
  if (!guardEntity(WORLD.player)) { loadLevel(WORLD.currentLevel, true); pop(); return; }
  WORLD.enemies.forEach(e => { if (!guardEntity(e)) e.remove = true; });
  WORLD.bullets.forEach(b => { if (!guardEntity(b)) b.remove = true; });
  WORLD.enemyBullets.forEach(b => { if (!guardEntity(b)) b.remove = true; });
  WORLD.particles.forEach(pt => { if (!guardEntity(pt)) pt.remove = true; });

  // Clean up
  WORLD.enemies = WORLD.enemies.filter(e => !e.remove);
  WORLD.items = WORLD.items.filter(it => !it.remove);
  WORLD.bullets = WORLD.bullets.filter(b => !b.remove);
  WORLD.enemyBullets = WORLD.enemyBullets.filter(b => !b.remove);
  WORLD.particles = WORLD.particles.filter(pt => !pt.remove);

  if (WORLD.debug) drawDebugWorld();
  pop();

  drawHUD();
}

/* =========================
   DEBUG & HUD
   ========================= */
function drawDebugWorld() {
  noFill(); stroke('#00ffcc'); strokeWeight(1.5);
  for (let s of WORLD.platforms) rect(s.x, s.y, s.w, s.h);

  stroke('#ff66aa'); for (let e of WORLD.enemies) rect(e.x, e.y, e.w, e.h);
  stroke('#ffff00'); rect(WORLD.player.x, WORLD.player.y, WORLD.player.w, WORLD.player.h);
  stroke('#66ff66'); for (let it of WORLD.items) rect(it.x, it.y, it.w, it.h);
  stroke('#66aaff'); for (let d of WORLD.doors) rect(d.x, d.y, d.w, d.h);
  stroke('#44ff99'); for (let t of WORLD.tubes) rect(t.x, t.y, t.w, t.h);

  let y = 40; noStroke(); fill(255);
  for (let msg of WORLD.validationMessages) { text(msg, WORLD.cameraX + 20, y); y += 16; }
}

function drawHUD() {
  noStroke(); fill(0, 0, 0, 90); rect(0, 0, width, 54);
  fill('#fff'); textSize(14);
  text(`Level: ${WORLD.currentLevel + 1}/${LEVELS_ASCII.length} — ${LEVELS_ASCII[WORLD.currentLevel].name}`, 14, 22);
  fill(PAL.coinGold);
  text(`Score: ${WORLD.score}`, 14, 46);

  const hw = 180, hx = 260, hy = 10;
  fill('#333'); rect(hx, hy, hw, 14, 7);
  fill('#ff3355'); rect(hx, hy, hw * (WORLD.player.health / 100), 14, 7);

  fill(PAL.keyGold); rect(hx + hw + 20, hy, 12, 6, 2);
  fill('#fff'); text(`x ${WORLD.player.keys}`, hx + hw + 40, 22);

  if (WORLD.player.powerup) {
    const col = WORLD.player.powerup === 'haste' ? PAL.powerBlue : PAL.powerPurple;
    fill(col); rect(hx + hw + 90, hy, 12, 12, 3);
    fill('#fff'); text(WORLD.player.powerup === 'haste' ? 'HASTE' : 'POWER', hx + hw + 108, 22);
  }

  if (WORLD.debug) { fill('#ff0'); text('DEBUG ON (D)', width - 130, 22); }
}

/* =========================
   INPUT
   ========================= */
function keyPressed() {
  if (keyCode === UP_ARROW) WORLD.player.jumpBuffer = WORLD.jumpBufferFrames;
  if (key === ' ') WORLD.player.shoot();
  if (key === 'D' || key === 'd') WORLD.debug = !WORLD.debug;
  if (key === 'R' || key === 'r') loadLevel(WORLD.currentLevel, true);
}

// NEW: Fullscreen on first mouse/touch
function mousePressed() {
  // Only request fullscreen if not already in it
  if (!fullscreen()) {
    try { fullscreen(true); } catch (e) { /* some browsers block; ignore */ }
  }
}

// Keep canvas matched to the window size (and adjust camera clamp)
function windowResized() {
  resizeCanvas(windowWidth, windowHeight);
  loadLevel(WORLD.currentLevel, true);
}

/* =========================
   LEVEL FLOW
   ========================= */
function nextLevel() {
  let idx = WORLD.currentLevel;
  for (let i = 0; i < LEVELS_ASCII.length; i++) {
    idx = (idx + 1) % LEVELS_ASCII.length;
    if (!LEVELS_ASCII[idx].secret) break;
  }
  WORLD.currentLevel = idx;
  loadLevel(WORLD.currentLevel);
}
